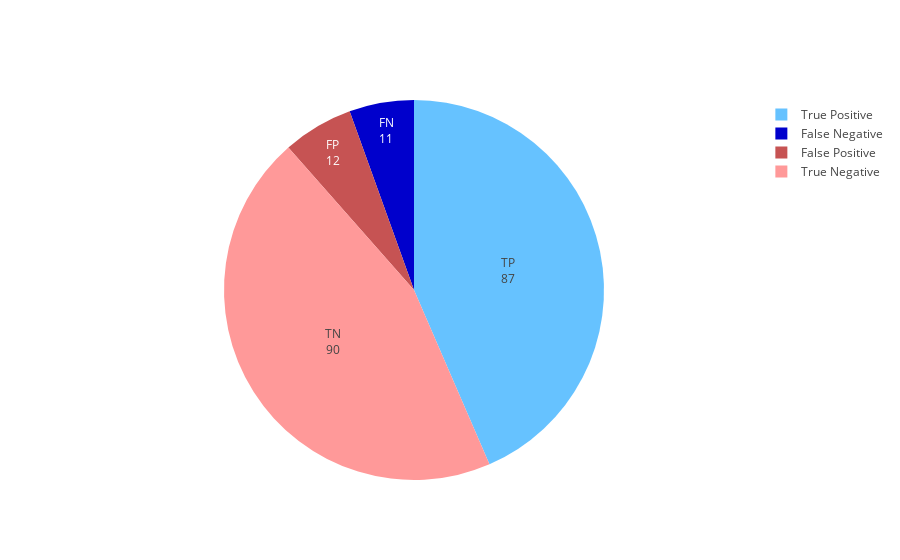

The code cell stored with this chart in its notebook:
### Code cell
iplot([confusion])

### Figure 1 — Plotly figure (JSON) as saved in the notebook; plotly's stock layout.template omitted (floating-point values rounded to 4 significant figures)
{"data": [{"hoverinfo": "label+value+percent", "labels": ["True Positive", "False Negative", "False Positive", "True Negative"], "marker": {"colors": ["#66c2ff", "#0000cc", "#c65353", "#ff9999"]}, "sort": false, "text": ["TP", "FN", "FP", "TN"], "textinfo": "text+value", "type": "pie", "uid": "68f9630c-d29a-42d6-9da1-56de1e146f0b", "values": [87, 11, 12, 90]}], "layout": {}}
